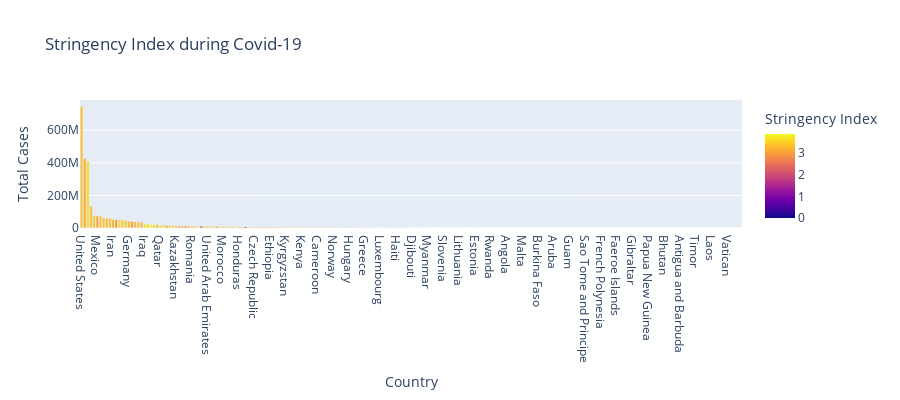

Notebook code for this chart:
### Code cell
fig = px.bar(data, x='Country', y='Total Cases',
             hover_data=['Population', 'Total Deaths'], 
             color='Stringency Index', height=400, 
             title= "Stringency Index during Covid-19")
fig.show()

### Figure 1 — Plotly figure (JSON) as saved in the notebook; plotly's stock layout.template omitted (floating-point values rounded to 4 significant figures; data arrays with more than 128 entries replaced by an {"elided": "..."} marker saying what was removed)
{"data": [{"alignmentgroup": "True", "customdata": {"elided": "210x2 float values"}, "hovertemplate": "Country=%{x}<br>Total Cases=%{y}<br>Population=%{customdata[0]}<br>Total Deaths=%{customdata[1]}<br>Stringency Index=%{marker.color}<extra></extra>", "legendgroup": "", "marker": {"color": {"elided": "210 float values"}, "coloraxis": "coloraxis", "pattern": {"shape": ""}}, "name": "", "offsetgroup": "", "orientation": "v", "showlegend": false, "textposition": "auto", "type": "bar", "x": {"elided": "210 str values"}, "xaxis": "x", "y": {"elided": "210 int values"}, "yaxis": "y"}], "layout": {"barmode": "relative", "coloraxis": {"colorbar": {"title": {"text": "Stringency Index"}}, "colorscale": [[0, "#0d0887"], [0.1111, "#46039f"], [0.2222, "#7201a8"], [0.3333, "#9c179e"], [0.4444, "#bd3786"], [0.5556, "#d8576b"], [0.6667, "#ed7953"], [0.7778, "#fb9f3a"], [0.8889, "#fdca26"], [1, "#f0f921"]]}, "height": 400, "legend": {"tracegroupgap": 0}, "title": {"text": "Stringency Index during Covid-19"}, "xaxis": {"anchor": "y", "domain": [0, 1], "title": {"text": "Country"}}, "yaxis": {"anchor": "x", "domain": [0, 1], "title": {"text": "Total Cases"}}}}
